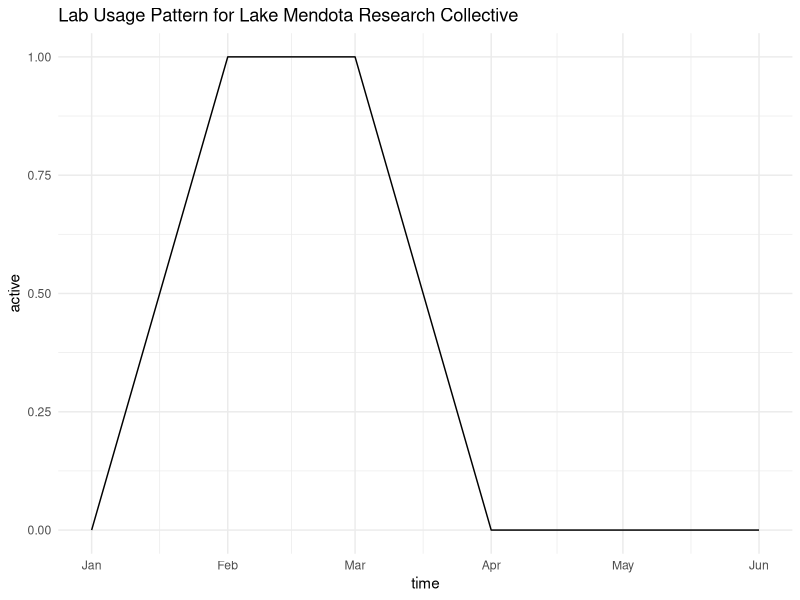

This figure's R source:
## ---- chunk 1
#| label: setup
#| echo: false
#| include: false

library(tidyverse)
library(glue)
library(stringi)

data <- read_csv("lab-active-data.csv") #reads in the data 

## ---- chunk 2
slice_sample(data, n=10)
## ---- chunk 3




# args <- commandArgs(trailingOnly = TRUE)
# input_file <- args[1]
# start_year <- as.integer(args[2])
# start_month <- as.integer(args[3])
# end_year <- as.integer(args[4])
# end_month <- as.integer(args[5])
# output_file <- args[6]




count_peaks <- function(df, start_year, start_month, end_year, end_month) {

df %>%
  filter((year > start_year & year < end_year) |
         (year == start_year) |
         (year == end_year)) %>%
  mutate(
    usage_trimmed = case_when(
      year == start_year & year == end_year ~ substr(usage, start_month, end_month),
      year == start_year ~ substr(usage, start_month, 12),
      year == end_year ~ substr(usage, 1, end_month),
      TRUE ~ usage
    ),
    peaks = case_when(
      usage_trimmed == str_dup("F", str_length(usage_trimmed)) ~ 0,
      usage_trimmed == str_dup("T", str_length(usage_trimmed)) ~ 100,
      TRUE ~ stri_count_regex(usage_trimmed, "F*T+"),
    )
  )
}


how_active2 <- function(df, 
                        test_lab = unique(df$lab_id), 
                        start_year = df |> arrange(year) |> distinct(year) |>  head(n=1),
                        end_year = df |> arrange(year) |> distinct(year) |>  tail(n=1),
                        start_month = 1,
                        end_month = 12) {

# how_active() takes a tibble(year, lab_id, and usage)
# it returns a tibble where the first column is the lab_id and the second column is a
# list containing  contaning a two-column tibble with the year and the number of peaks for that year
# by default how_active() ranges over all the labs and all the years in the data argument
# how_active() takes optionally a specific lab names and specific years  
# by default it analysis the entire year, i.e. start_month = 1, end_month = 12

test_year <-  unique(df$year)

    df |> 
        filter(lab_id %in% test_lab, year %in% test_year) |> 
        group_by(lab_id) |>
        count_peaks(start_year, start_month, end_year , end_month) |>
        group_by(lab_id, year) |> 
        summarize(n_peaks = peaks, #number of peaks of activity
                  w_peak = str_count(usage_trimmed, pattern = 'T')/12, #weight of those peaks 
                  x_pattern = usage_trimmed, #extended pattern
                  .groups = "drop") |> 
        nest(.by = lab_id)

}

# code belows has to change to add the xtended pattern to the time range 
# x_pattern = get_usage_pattern(lab_id, 
#                               start_year = start_year,
#                               start_month = start_month,
#                               end_year = end_year, 
#                               end_month = end_month), #extended pattern

################################################
get_usage_pattern <- function(df, lab_id, start_year, start_month, end_year, end_month) {
  # Filter the data for the specified lab_id and year range
  filtered_df <- df[df$lab_id == lab_id & df$year >= start_year & df$year <= end_year, ]
  
  # Initialize the concatenated pattern
  concatenated_pattern <- ""
  
  # Loop through each row in the filtered data
  for (i in 1:nrow(filtered_df)) {
    year <- filtered_df$year[i]
    usage <- filtered_df$usage[i]
    
    # Determine the start and end indices for the substring
    start_idx <- if (year == start_year) start_month else 1
    end_idx <- if (year == end_year) end_month else 12
    
    # Extract and append the relevant substring
    concatenated_pattern <- paste0(concatenated_pattern, substr(usage, start_idx, end_idx))
  }
  
  return(concatenated_pattern)
}

################################################

how_active2(df = data) |> unnest(cols = c(data))


how_active2(df = data, start_year = 2010, end_year = 2010, start_month = 1, end_month = 12) |> unnest(cols = c(data))

get_usage_pattern(data, "Lake Mendota Research Collective", 2000, 1, 2025, 12)

was_active <- function(data, test_lab_id, test_year, test_month) {
#takes standarized data, year, lab_id, usage
#
data |> 
    filter(year == test_year, lab_id == test_lab_id) |> 
    pull(usage) |>
    str_sub(test_month, test_month) |> 
    (\(x) ifelse(x == "T", TRUE, FALSE))()

}

was_active(data, "Bascom Systems Lab", 2005, 8)

## ---- chunk 4


# Function to extract usage pattern
# get_extended_pattern <- function(df, lab_id, start_year, start_month, end_year, end_month) {
#   # Filter for the lab and year range
#   filtered_df <- df |> 
#     filter(lab_id == lab_id,
#            year >= start_year,
#            year <= end_year)
#   
#   pattern <- ""
#   
#   for (i in 1:nrow(filtered_df)) {
#     year <- filtered_df$year[i]
#     usage <- filtered_df$usage[i]
#     
#     start_idx <- if (year == start_year) start_month else 1
#     end_idx <- if (year == end_year) end_month else 12
#     
#     pattern <- paste0(pattern, substr(usage, start_idx, end_idx))
#   }
#   
#   return(pattern)
# }


## New version of get_extended_usage

library(dplyr)
library(stringr)
library(purrr)

get_extended_usage <- function(df, lab_id, start_year, start_month, end_year, end_month) {
  df |> 
    filter(lab_id == !!lab_id, year >= start_year, year <= end_year) %>%
    arrange(year) |> 
    mutate(
      usage_split = str_split(usage, "", simplify = FALSE),
      usage_trimmed = pmap_chr(
        list(year, usage_split),
        function(y, u) {
          if (y == start_year && y == end_year) {
            str_c(u[start_month:end_month], collapse = "")
          } else if (y == start_year) {
            str_c(u[start_month:12], collapse = "")
          } else if (y == end_year) {
            str_c(u[1:end_month], collapse = "")
          } else {
            str_c(u, collapse = "")
          }
        }
      )
    ) |> 
    pull(usage_trimmed) %>%
    str_c(collapse = "")
}

# Function to create the plot
plot_usage_pattern <- function(df, lab_id, start_year, start_month, end_year, end_month) {
  pattern <- get_extended_usage(df, lab_id, start_year, start_month, end_year, end_month)
  num_months <- nchar(pattern)
  
  # Create time sequence
  start_date <- ymd(paste(start_year, start_month, "01", sep = "-"))
  time_seq <- seq.Date(from = start_date, by = "month", length.out = num_months)
  
  # Create data frame for plotting
  plot_df <- data.frame(
    time = time_seq,
    active = as.integer(strsplit(pattern, "")[[1]] == "T")
  )
  
  # Plot
  ggplot(plot_df, aes(x = time, y = active)) +
    geom_line() +
    labs(x = "time", y = "active", title = paste("Lab Usage Pattern for", lab_id)) +
    theme_minimal()
}

# Example usage

plot_usage_pattern(data, "Lake Mendota Research Collective", 2000, 1, 2000, 6)

get_extended_usage(data, "Lake Mendota Research Collective", 2000, 1, 2001, 1)
get_extended_usage(data, "Bascom Systems Lab", 2000, 2000, 1, 12)
